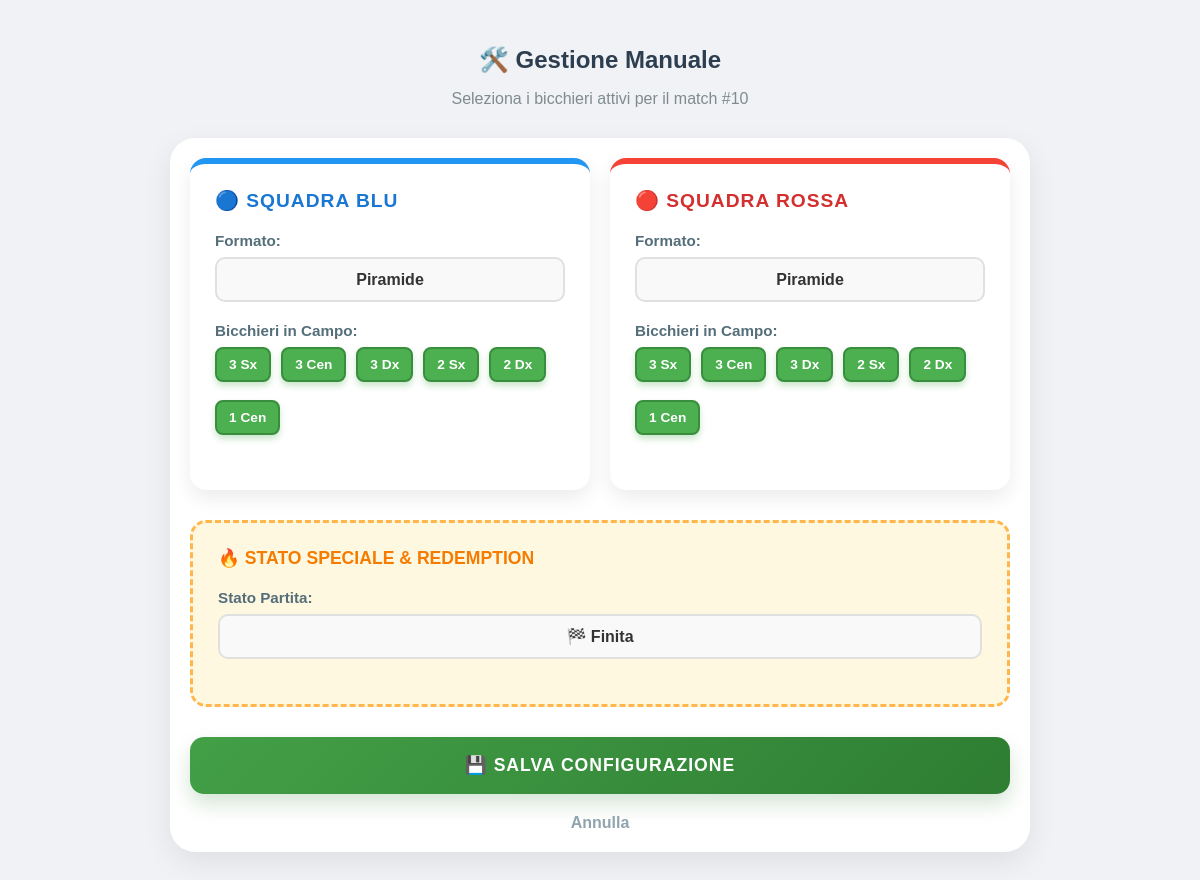
Page /match/10/manual on the earlier database version.
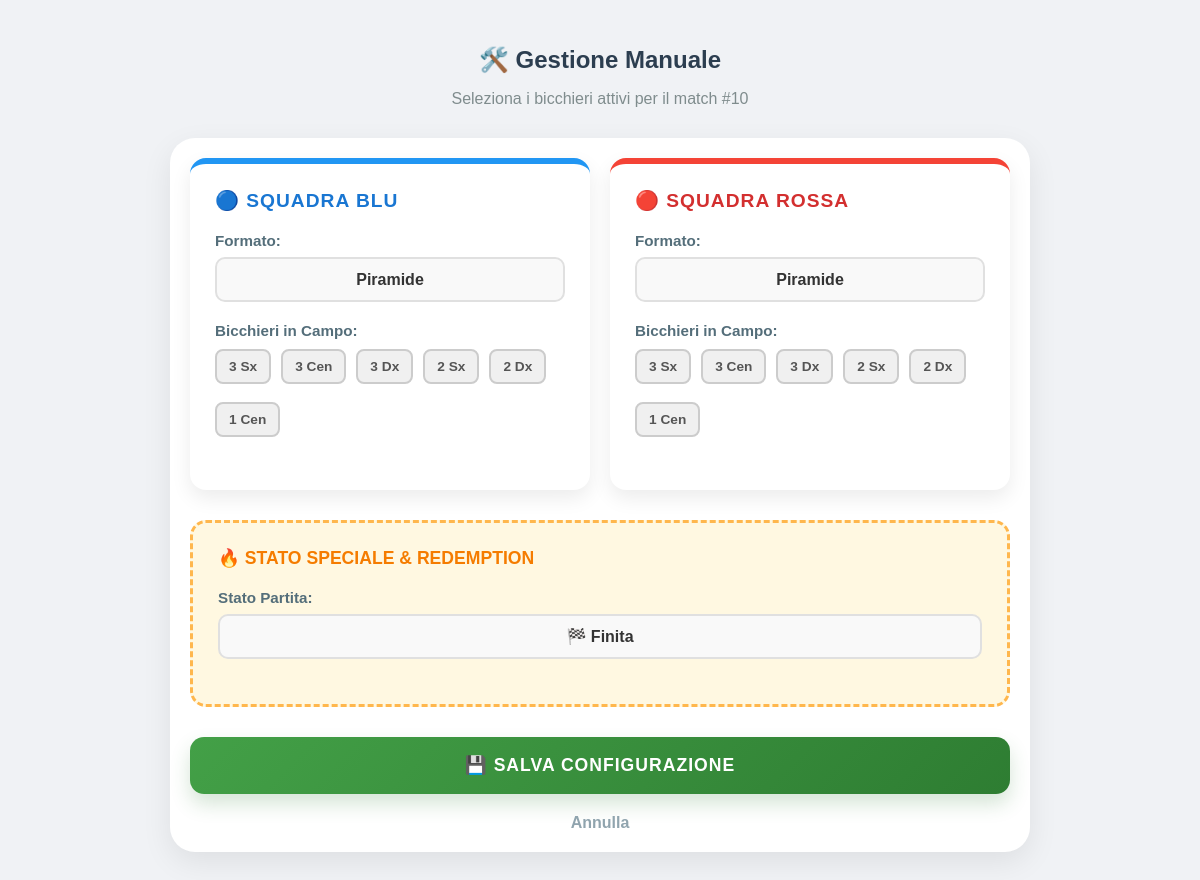
Same page on the later database version.
### app/models.py (models this page shows)
class ActiveMatch(db.Model):
    __tablename__ = 'active_matches'
    id = db.Column(db.Integer, primary_key=True)
    match_name = db.Column(db.String(50), default="Partita")
    mode = db.Column(db.String(20), default="squadre")
    status = db.Column(db.String(20), default="running") # running, finished, redemption_t1...
    start_time = db.Column(db.DateTime, default=datetime.now)
    end_time = db.Column(db.DateTime, nullable=True)
    t1_p1 = db.Column(db.String(50)); t1_p2 = db.Column(db.String(50))
    t2_p1 = db.Column(db.String(50)); t2_p2 = db.Column(db.String(50))
    t1_cup_state = db.Column(db.Text, default='[]')
    t2_cup_state = db.Column(db.Text, default='[]')
    t1_pending_list = db.Column(db.Text, default='[]')
    t2_pending_list = db.Column(db.Text, default='[]')
    winning_team = db.Column(db.String(10), nullable=True)
    redemption_shots_left = db.Column(db.Integer, default=0)
    redemption_hits = db.Column(db.Integer, default=0)
    cups_target_for_t1 = db.Column(db.Integer, default=6)
    cups_target_for_t2 = db.Column(db.Integer, default=6)
    pending_damage_for_t1 = db.Column(db.Integer, default=0)
    pending_damage_for_t2 = db.Column(db.Integer, default=0)
    format_target_for_t1 = db.Column(db.String(20), default="Piramide")
    format_target_for_t2 = db.Column(db.String(20), default="Piramide")
    t1_format_changed = db.Column(db.Boolean, default=False)
    t2_format_changed = db.Column(db.Boolean, default=False)
    records = db.relationship('PlayerRecord', backref='match', lazy=True)

### app/main/modifiche_manuali.py (the view)
@bp.route('/match/<int:match_id>/manual')
def manual_override(match_id):
    match = ActiveMatch.query.get_or_404(match_id)
    try: match.active_cups_t1_list = json.loads(match.t1_cup_state)
    except: match.active_cups_t1_list = []
    try: match.active_cups_t2_list = json.loads(match.t2_cup_state)
    except: match.active_cups_t2_list = []
    return render_template('manuale.html', match=match, cup_definitions=CUP_DEFINITIONS)

### app/templates/manuale.html (shortened to what this page needs)
{% extends "base.html" %}
{% block styles %}
    <link rel="stylesheet" href="{{ url_for('static', filename='css/manuale.css') }}">
{% endblock %}
{% block content %}
<div class="container manual-container fade-in">
    <h1 class="page-title">🛠️ Gestione Manuale</h1>
    <p class="page-subtitle">Seleziona i bicchieri attivi per il match #{{ match.id }}</p>
    <form action="{{ url_for('main.manual_override_post', match_id=match.id) }}" method="POST">
        <div class="manual-grid">
            <div class="team-panel blue">
                <span class="panel-title">🔵 Squadra Blu</span>
                <div class="form-group">
                    <label>Formato:</label>
                    <select name="t1_format" id="t1_format" class="form-control" onchange="renderCups('t1')">
                        {% for fmt in cup_definitions.keys() %}
                            <option value="{{ fmt }}" {% if match.format_target_for_t1 == fmt %}selected{% endif %}>
                                {{ fmt }}
                            </option>
                        {% endfor %}
                    </select>
                </div>
                <div class="form-group">
                    <label>Bicchieri in Campo:</label>
                    <div id="t1-cups-container" class="cups-selector-grid">
                        </div>
                </div>
            </div>
            <div class="team-panel red">
                <span class="panel-title">🔴 Squadra Rossa</span>
                <div class="form-group">
                    <label>Formato:</label>
                    <select name="t2_format" id="t2_format" class="form-control" onchange="renderCups('t2')">
                        {% for fmt in cup_definitions.keys() %}
                            <option value="{{ fmt }}" {% if match.format_target_for_t2 == fmt %}selected{% endif %}>
                                {{ fmt }}
                            </option>
                        {% endfor %}
                    </select>
                </div>
                <div class="form-group">
                    <label>Bicchieri in Campo:</label>
                    <div id="t2-cups-container" class="cups-selector-grid">
                         </div>
                </div>
            </div>
        </div>
        <div class="redemption-panel">
            <div class="redemption-title">🔥 STATO SPECIALE & REDEMPTION</div>
            <div class="form-group">
                <label>Stato Partita:</label>
                <select name="match_status" class="form-control" id="statusSelect" onchange="toggleRedemptionFields()">
                    <option value="finished" {% if match.status == 'finished' %}selected{% endif %}>🏁 Finita</option>
                </select>
            </div>
        </div>
        <button type="submit" class="btn-save">💾 SALVA CONFIGURAZIONE</button>
        <a href="{{ url_for('main.home') }}" class="btn-cancel">Annulla</a>
    </form>
</div>
{% endblock %}

### app/templates/base.html (shortened to what this page needs)
<!DOCTYPE html>
<html lang="it">
<head>
    <link rel="stylesheet" href="{{ url_for('static', filename='css/main.css') }}">
    <link rel="stylesheet" href="https://cdnjs.cloudflare.com/ajax/libs/font-awesome/6.0.0/css/all.min.css">
    {% block styles %}{% endblock %}
</head>
<body class="{% block body_class %}{% endblock %}">
    <main>
        {% block content %}{% endblock %}
    </main>
</body>
</html>

### app/static/css/main.css (style rules this page uses)
html { background-color: #f0f2f5; overflow-y: scroll; }
body { font-family: 'Segoe UI', Tahoma, Geneva, Verdana, sans-serif; background: #f0f2f5; margin: 0; padding: 10px; color: #333; -webkit-tap-highlight-color: transparent; }
html { overflow-y: scroll; }
body { font-family: 'Segoe UI', Tahoma, Geneva, Verdana, sans-serif; background: #f0f2f5; margin: 0; padding: 10px; color: #333; }
.container { max-width: 500px; margin: 0 auto; padding-bottom: 80px; }
h1 { text-align: center; color: #2c3e50; font-size: 1.5em; margin-bottom: 5px; }
* { box-sizing: border-box; }
form { background: white; border-radius: 25px; padding: 20px; box-shadow: 0 10px 30px rgba(0,0,0,0.08); width: 100%; }
.form-group { margin-bottom: 20px; width: 100%; }
select, input[type="text"], textarea { width: 100%; padding: 15px; border-radius: 15px; border: 2px solid #f0f2f5; background: #f8f9fa; font-size: 16px; font-weight: 600; color: #333; appearance: none; text-align: center; transition: all 0.5s ease; }

### app/static/css/manuale.css (style rules this page uses)
.manual-container { max-width: 900px; margin: 0 auto; padding: 20px; font-family: 'Arial', sans-serif; }
.page-subtitle { text-align: center; color: #7f8c8d; margin-bottom: 30px; }
.manual-grid { display: grid; grid-template-columns: 1fr 1fr; gap: 20px; margin-bottom: 30px; }
.team-panel { background: #ffffff; padding: 25px; border-radius: 16px; box-shadow: 0 8px 20px rgba(0,0,0,0.08); transition: transform 0.2s ease; }
.team-panel.blue { border-top: 6px solid #2196F3; }
.team-panel.red { border-top: 6px solid #F44336; }
.panel-title { font-weight: 900; text-transform: uppercase; margin-bottom: 20px; display: block; font-size: 1.2em; letter-spacing: 1px; }
.blue .panel-title { color: #1976D2; }
.red .panel-title { color: #D32F2F; }
.form-group { margin-bottom: 20px; }
.form-group label { display: block; font-weight: 700; margin-bottom: 8px; color: #546e7a; font-size: 0.95em; }
.form-control { width: 100%; padding: 12px 15px; border: 2px solid #e0e0e0; border-radius: 10px; font-weight: bold; font-size: 1em; color: #333; background-color: #f9f9f9; transition: all 0.2s; box-sizing: border-box; }
.redemption-panel { background: #fff8e1; padding: 25px; border-radius: 16px; border: 3px dashed #ffb74d; margin-bottom: 30px; }
.redemption-title { color: #f57c00; font-weight: 900; margin-bottom: 20px; display: flex; align-items: center; gap: 10px; font-size: 1.1em; }
.btn-save { background: linear-gradient(135deg, #43a047 0%, #2e7d32 100%); color: white; width: 100%; padding: 18px; font-size: 1.1em; border: none; border-radius: 14px; cursor: pointer; font-weight: 900; text-transform: uppercase; letter-spacing: 1px; box-shadow: 0 10px 20px rgba(46, 125, 50, 0.2); transition: transform 0.2s, box-shadow 0.2s; }
.btn-cancel { display: block; text-align: center; margin-top: 20px; color: #90a4ae; text-decoration: none; font-weight: 600; transition: color 0.2s; }
.cups-selector-grid { display: flex; flex-wrap: wrap; gap: 10px; margin-top: 10px; }

### app/templates/base.html (style rules this page uses)
* { box-sizing: border-box; -webkit-tap-highlight-color: transparent; }

Differences in the rows shown:
changed ActiveMatch "🏁 Finita": t1_format (not shown) → "Piramide"; t2_format (not shown) → "Piramide"
Other differences:
form field t1_format: "Piramide" → (not shown)
form field t2_format: "Piramide" → (not shown)
